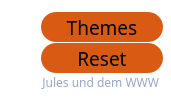
    <widget class="QFrame" name="frameReset">
     <property name="geometry">
      <rect>
       <x>410</x>
       <y>370</y>
       <width>171</width>
       <height>103</height>
      </rect>
     </property>
     <property name="minimumSize">
      <size>
       <width>125</width>
       <height>50</height>
      </size>
     </property>
     <property name="maximumSize">
      <size>
       <width>180</width>
       <height>16777215</height>
      </size>
     </property>
     <property name="styleSheet">
      <string notr="true">background-color: rgba(255, 255, 255, 0);</string>
     </property>
     <property name="frameShape">
      <enum>QFrame::StyledPanel</enum>
     </property>
     <property name="frameShadow">
      <enum>QFrame::Raised</enum>
     </property>
     <layout class="QVBoxLayout" name="verticalLayout">
      <property name="leftMargin">
       <number>40</number>
      </property>
      <item>
       <widget class="QPushButton" name="pushButtonTheme">
        <property name="sizePolicy">
         <sizepolicy hsizetype="Fixed" vsizetype="Fixed">
          <horstretch>0</horstretch>
          <verstretch>0</verstretch>
         </sizepolicy>
        </property>
        <property name="minimumSize">
         <size>
          <width>122</width>
          <height>30</height>
         </size>
        </property>
        <property name="maximumSize">
         <size>
          <width>122</width>
          <height>30</height>
         </size>
        </property>
        <property name="font">
         <font>
          <family>Yu Gothic UI Semilight</family>
          <pointsize>14</pointsize>
         </font>
        </property>
        <property name="styleSheet">
         <string notr="true">QPushButton {
	background-color: rgb(217, 91, 19);
	border-radius: 15px;

}</string>
        </property>
        <property name="text">
         <string>Themes</string>
        </property>
       </widget>
      </item>
      <item>
       <widget class="QPushButton" name="pushButtonReset">
        <property name="sizePolicy">
         <sizepolicy hsizetype="Fixed" vsizetype="Fixed">
          <horstretch>0</horstretch>
          <verstretch>0</verstretch>
         </sizepolicy>
        </property>
        <property name="minimumSize">
         <size>
          <width>122</width>
          <height>30</height>
         </size>
        </property>
        <property name="maximumSize">
         <size>
          <width>122</width>
          <height>30</height>
         </size>
        </property>
        <property name="font">
         <font>
          <family>Yu Gothic UI Semilight</family>
          <pointsize>14</pointsize>
         </font>
        </property>
        <property name="styleSheet">
         <string notr="true">QPushButton {
	border-radius: 15px;
	background-color: rgb(217, 91, 19);
}</string>
        </property>
        <property name="text">
         <string>Reset</string>
        </property>
       </widget>
      </item>
      <item>
       <widget class="QLabel" name="labelinfo">
        <property name="font">
         <font>
          <family>Yu Gothic UI Light</family>
         </font>
        </property>
        <property name="styleSheet">
         <string notr="true">color: rgb(152, 166, 202);</string>
        </property>
        <property name="text">
         <string>by Jules und dem WWW</string>
        </property>
        <property name="alignment">
         <set>Qt::AlignRight|Qt::AlignTrailing|Qt::AlignVCenter</set>
        </property>
       </widget>
      </item>
     </layout>
    </widget>
